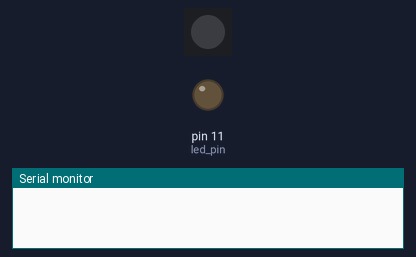
Bench run of a sketch on a simulated Arduino Uno, built with avr-gcc and run on an emulated ATmega328P. On the bench: 1 RGB LEDs in strip order, left to right, output pins drawn as LEDs (lit = HIGH), the last lines printed to the serial monitor. Dim RGB values are drawn brighter than linear; no radio packets arrive unless stated.

Above: at 0.21 s.
At 11.14 s:
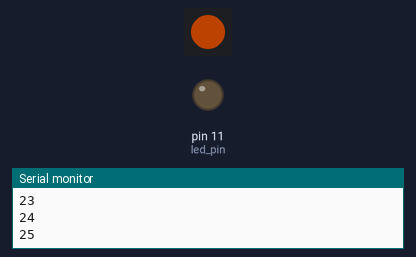
At 21.9 s:
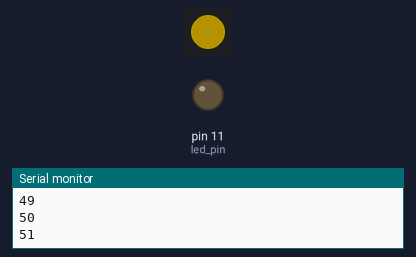
At 39.72 s:
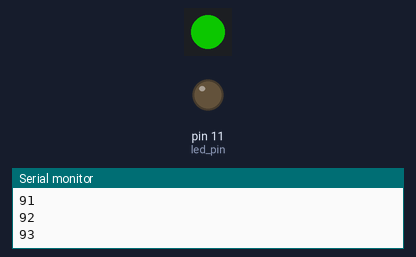
Timing chart, 0 to 40.0 s (numbered marks = the images above):
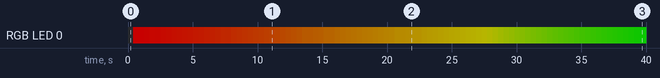

Measured:
- by itself, RGB LED 0: off → RGB(101, 0, 0) at 0.42 s, → RGB(100, 0, 0) 0.42 s later, → RGB(99, 1, 0) 0.42 s later, → RGB(98, 3, 0) 0.42 s later, … (91 changes in this stretch)

The sketch:

transmitter_v1.ino
```cpp
#include "FastLED.h"
#include <VirtualWire.h>

const int led_pin = 11;
const int transmit_pin = 1                                                         ;
const int receive_pin = 2;
const int transmit_en_pin = 3;

#define NUM_LEDS 1
#define DATA_PIN 6
CRGB leds[NUM_LEDS];

unsigned long pattern_step_clk_start;
unsigned long pattern_step_clk_now;
// controls speed of rainbow. mst be in sync with receiver
const unsigned long pattern_step_clk_period = 400;
uint8_t pattern_step = 0;

void setup()
{
    Serial.begin(9600);
    // Initialise the IO and ISR
    vw_set_tx_pin(transmit_pin);
    vw_set_rx_pin(receive_pin);
    vw_set_ptt_pin(transmit_en_pin);
    vw_set_ptt_inverted(true); // Required for DR3100
    vw_setup(2000);       // Bits per sec
    pinMode(led_pin, OUTPUT);
    pattern_step_clk_start = millis();
    FastLED.addLeds<NEOPIXEL, DATA_PIN>(leds, NUM_LEDS);
}

void display_hue(uint8_t hue) {
  leds[0] = CHSV( hue, 255, 160 );
  FastLED.show();
}

void spam() {
  uint8_t msg[4] = {byte(0x53), byte(0x52), byte(0x46), pattern_step};
  vw_send((uint8_t *)msg, 4);
  vw_wait_tx(); // Wait until the whole message is gone
}

byte count = 1;

void loop() {
  pattern_step_clk_now = millis();
  if (pattern_step_clk_now - pattern_step_clk_start >= pattern_step_clk_period) {
    Serial.println(pattern_step);
    display_hue(pattern_step);
    pattern_step = pattern_step < 255 ? pattern_step + 1 : 0;
    pattern_step_clk_start = pattern_step_clk_now; // reset step timer
  }
  spam();
}
```
